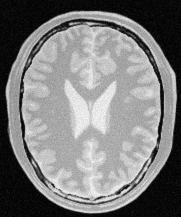
#> input picture a1images/brain_proton_density_slice.png, 181 x 217 px
$ python question6_derivative_gaussian.py   (older library calls are emulated)
#> lines starting #> are read from the running program, lines starting #| are printed output that depends on the picture; long printed decimals are rounded
import numpy as np
import cv2
import matplotlib.pyplot as plt
from pathlib import Path
from PIL import Image

def load_image_gray(path: Path) -> np.ndarray:
    image = Image.open(path).convert("L")
    return np.asarray(image, dtype=np.float32)

def get_gaussian_kernel(size, sigma):
    """
    Computes a normalized 2D Gaussian kernel.
    """
    k = (size - 1) / 2
    x, y = np.mgrid[-k:k+1, -k:k+1]
    kernel = np.exp(-(x**2 + y**2) / (2 * sigma**2))
    kernel /= kernel.sum()
    return kernel, x, y

def plot_3d_dog_kernel(save_path=None):
    h_size = 25
    x = np.arange(-h_size, h_size + 1, 1)
    y = np.arange(-h_size, h_size + 1, 1)
    Y, X = np.meshgrid(x, y)
    sigma = 10
    g_51 = 1 / (2 * np.pi * sigma**2) * np.exp(-(X**2 + Y**2) / (2 * sigma**2))
    g_51 = g_51 / np.sum(g_51)
    gx_51 = -(X / sigma**2) * g_51
    fig = plt.figure(figsize=(5, 5))
    ax = fig.add_subplot(111, projection='3d')
    ax.plot_surface(X, Y, gx_51, cmap='jet', rstride=2, cstride=2, linewidth=0.1, antialiased=True)
    ax.view_init(elev=25, azim=-45)
    plt.suptitle('51×51 Derivative-of-Gaussian Kernel (x-direction)', fontsize=13)
    plt.tight_layout()
    if save_path:
        plt.savefig(save_path)
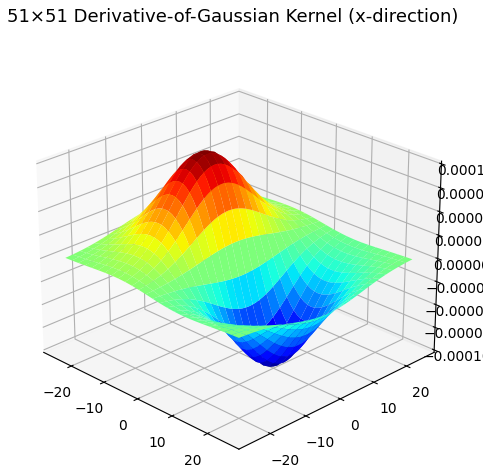
#> figure drawn by matplotlib, 1 panel
    plt.close(fig)

def get_derivative_gaussian_kernels(size, sigma):
    h_size = size // 2
    x = np.arange(-h_size, h_size + 1, 1)
    y = np.arange(-h_size, h_size + 1, 1)
    X, Y = np.meshgrid(x, y)
    g = 1 / (2 * np.pi * sigma**2) * np.exp(-(X**2 + Y**2) / (2 * sigma**2))
    g = g / np.sum(g)
    gx = -(X / sigma**2) * g
    gy = -(Y / sigma**2) * g
    gx = gx / np.sum(np.abs(gx))
    gy = gy / np.sum(np.abs(gy))
    return gx, gy

def main():
    # Load the grayscale image
    root = Path(__file__).resolve().parent

    # Draw and save the 3D plot of the 51x51 kernel as requested
    plot_3d_dog_kernel(root / "dog_kernel_3d.png")

    image_path = root.parent / "a1images" / "brain_proton_density_slice.png"
    img_gray = cv2.imread(str(image_path), cv2.IMREAD_GRAYSCALE)
#> img_gray is the input picture: shape (217, 181); min 0, max 251, mean 123.7
    if img_gray is None:
        print(f"Failed to load image: {image_path}")
        return

    # Compute derivative kernels for sigma=2, 5x5
    kernel_x, kernel_y = get_derivative_gaussian_kernels(5, 2)

    print("Derivative of Gaussian Kernel in X direction:")
    print(kernel_x)
    print("\nDerivative of Gaussian Kernel in Y direction:")
    print(kernel_y)

    # Apply kernels to get gradients
    grad_x_dog = cv2.filter2D(img_gray.astype(np.float32), -1, kernel_x)
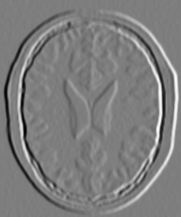
#> grad_x_dog: shape (217, 181) float32; min -96.93, max 98.94, mean 0; drawn with min black and max white
    grad_y_dog = cv2.filter2D(img_gray.astype(np.float32), -1, kernel_y)
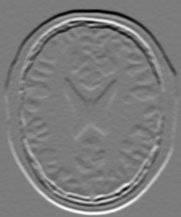
#> grad_y_dog: shape (217, 181) float32; min -94.91, max 99.8, mean 0; drawn with min black and max white

    # Compute magnitude
    grad_mag_dog = np.sqrt(grad_x_dog**2 + grad_y_dog**2)
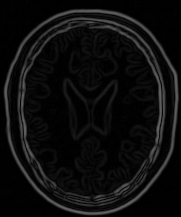
#> grad_mag_dog: shape (217, 181) float32; min 4.71e-08, max 101.2, mean 13.4

    # Using OpenCV Sobel
    grad_x_sobel = cv2.Sobel(img_gray, cv2.CV_32F, 1, 0, ksize=5)
    grad_y_sobel = cv2.Sobel(img_gray, cv2.CV_32F, 0, 1, ksize=5)
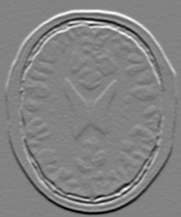
#> grad_y_sobel: shape (217, 181) float32; min -9528, max 9021, mean -0.1; drawn with min black and max white
    grad_mag_sobel = np.sqrt(grad_x_sobel**2 + grad_y_sobel**2)
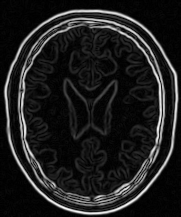
#> grad_mag_sobel: shape (217, 181) float32; min 0, max 10013.2, mean 1204.2; drawn with min black and max white

    # Visualize and compare
    plt.figure(figsize=(15, 10))

    plt.subplot(2, 4, 1)
    plt.title("Original Image")
    plt.imshow(img_gray, cmap='gray')
    plt.axis('off')

    plt.subplot(2, 4, 2)
    plt.title("DoG Grad X")
    plt.imshow(grad_x_dog, cmap='gray')
    plt.axis('off')

    plt.subplot(2, 4, 3)
    plt.title("DoG Grad Y")
    plt.imshow(grad_y_dog, cmap='gray')
    plt.axis('off')

    plt.subplot(2, 4, 4)
    plt.title("DoG Grad Magnitude")
    plt.imshow(grad_mag_dog, cmap='gray')
    plt.axis('off')

    plt.subplot(2, 4, 5)
    plt.title("Sobel Grad X")
    plt.imshow(grad_x_sobel, cmap='gray')
    plt.axis('off')

    plt.subplot(2, 4, 6)
    plt.title("Sobel Grad Y")
    plt.imshow(grad_y_sobel, cmap='gray')
    plt.axis('off')

    plt.subplot(2, 4, 7)
    plt.title("Sobel Grad Magnitude")
    plt.imshow(grad_mag_sobel, cmap='gray')
    plt.axis('off')

    plt.subplot(2, 4, 8)
    plt.title("Difference in Magnitude")
    diff = cv2.absdiff(grad_mag_dog.astype(np.uint8), grad_mag_sobel.astype(np.uint8))
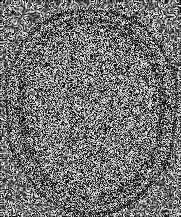
#> diff: shape (217, 181); min 0, max 255, mean 114.3
    plt.imshow(diff, cmap='gray')
    plt.axis('off')

    plt.tight_layout()
    plt.savefig(root / "derivative_gaussian_comparison.png")
    # plt.show()  # Commented out for headless execution

    # Quantitative comparison
    mean_diff_x = np.mean(cv2.absdiff(grad_x_dog.astype(np.uint8), grad_x_sobel.astype(np.uint8)))
#> mean_diff_x = 118.1
    mean_diff_y = np.mean(cv2.absdiff(grad_y_dog.astype(np.uint8), grad_y_sobel.astype(np.uint8)))
#> mean_diff_y = 119.7
    mean_diff_mag = np.mean(cv2.absdiff(grad_mag_dog.astype(np.uint8), grad_mag_sobel.astype(np.uint8)))
#> mean_diff_mag = 114.3

    print(f"Mean absolute difference in Grad X: {mean_diff_x}")
#| Mean absolute difference in Grad X: 118.110
    print(f"Mean absolute difference in Grad Y: {mean_diff_y}")
#| Mean absolute difference in Grad Y: 119.700
    print(f"Mean absolute difference in Grad Magnitude: {mean_diff_mag}")
#| Mean absolute difference in Grad Magnitude: 114.319

    # Comment on differences
    print("\nComments on differences:")
    print("The Derivative of Gaussian (DoG) provides smoother gradients due to the Gaussian smoothing, reducing noise.")
    print("Sobel operator is an approximation using finite differences and is more sensitive to noise.")
    print("DoG gradients are typically smaller in magnitude and more blurred compared to Sobel.")
    print("Sobel is faster to compute and commonly used for edge detection.")

if __name__ == "__main__":
    main()
